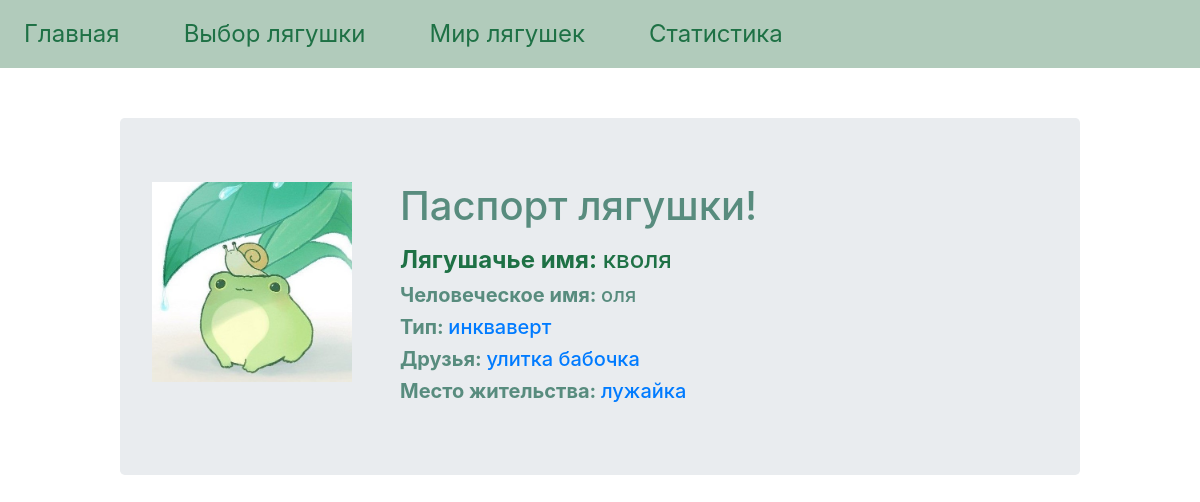
/frog/1, run on the app's committed database.
### models.py (models this page shows)
class Frogs(db.Model):
    __tablename__ = 'frogs'
    frog_id = db.Column('id', db.Integer, primary_key=True)
    human_name = db.Column(db.Text)
    frog_name = db.Column(db.Text)
    frog_type_id = db.Column('type_id', db.Integer, ForeignKey('frog_types.id'))
    frog_type = db.relationship('Types')
    place_id = db.Column('place_id', db.Integer, ForeignKey('places.id'))
    place = db.relationship('Places')

class Types(db.Model):
    __tablename__ = 'frog_types'
    type_id = db.Column('id', db.Integer, primary_key=True)
    type_name = db.Column(db.Text)
    type_img = db.Column(db.Text)

class Friends(db.Model):
    __tablename__ = 'friends'
    friend_id = db.Column('id', db.Integer, primary_key=True)
    friend_name = db.Column(db.Text)
    friend_img = db.Column(db.Text)

class Places(db.Model):
    __tablename__ = 'places'
    place_id = db.Column('id', db.Integer, primary_key=True)
    place_name = db.Column(db.Text)
    place_img = db.Column(db.Text)

### myapp.py (the view)
@app.route('/frog/<frog_id>')
def frog_info(frog_id: int):
    frog = db.session.query(Frogs, Types, Places)\
            .join(Types) \
            .join(Places) \
            .filter(Frogs.frog_id==frog_id).one()
    frog_friends = db.session.query(FrogToFriend, Friends)\
            .join(Friends)\
            .filter(FrogToFriend.frog_id==frog_id).all()
    friends = [[], []]
    for friend in frog_friends:
            friends[0].append(friend.Friends.friend_name)
            friends[1].append(friend.Friends.friend_id)
    return render_template('frog.html', frog={
        'frog_name': frog.Frogs.frog_name,
        'frog_type': frog.Types.type_name,
        'place': frog.Places.place_name,
        'human_name': frog.Frogs.human_name,},
        photo=f'..\static\{frog.Types.type_img}',
        friends=friends,
        type_id=frog.Types.type_id,
        place_id=frog.Places.place_id)

### templates/frog.html
{% extends 'base.html' %}
{% block content %}
<div class="jumbotron">
  <div class="media">
    <img src="{{photo}}" width="200" class="mr-5">
    <div class="media-body">
      <h1 style="color: #588c7e;" class="mb-3 ">Паспорт лягушки!</h1>
      <h4 class="mt-2" style="color: #1e7145;">
        <a style="font-weight: bold;">
          Лягушачье имя:
        </a>
      {{frog["frog_name"]}}</h4>
      <h5 class="mt-2" style="color: #588c7e;">
        <a style="font-weight: bold;">
          Человеческое имя:
        </a>
        {{frog["human_name"]}}
      </h5>
      <h5 class="mt-2" style="color: #588c7e;">
        <a style="font-weight: bold;">Тип: </a>
        <a href="/type/{{type_id}}">{{frog["frog_type"]}}</a>
      </h5>
      <h5 class="mt-2" style="color: #588c7e;">
        <a style="font-weight: bold;">
          Друзья:
        </a>
        {% for i in range(0, friends[0]|length) %}
        <a href="/friend/{{friends[1][i]}}">{{friends[0][i]}}</a>
        {% endfor %}
      </h5>
      <h5 class="mt-2" style="color: #588c7e;">
        <a style="font-weight: bold;">
          Место жительства:
        </a>
        <a href="/place/{{place_id}}">{{frog["place"]}}</a>
      </h5>
    </div>
  </div>
</div>
{% endblock %}

### data on the page
Frogs: frog_name "кволя", human_name "оля"
Types: frog_type "инкваверт"
Friends: friend_name "улитка"
Friends: friend_name "бабочка"
Places: place "лужайка"
